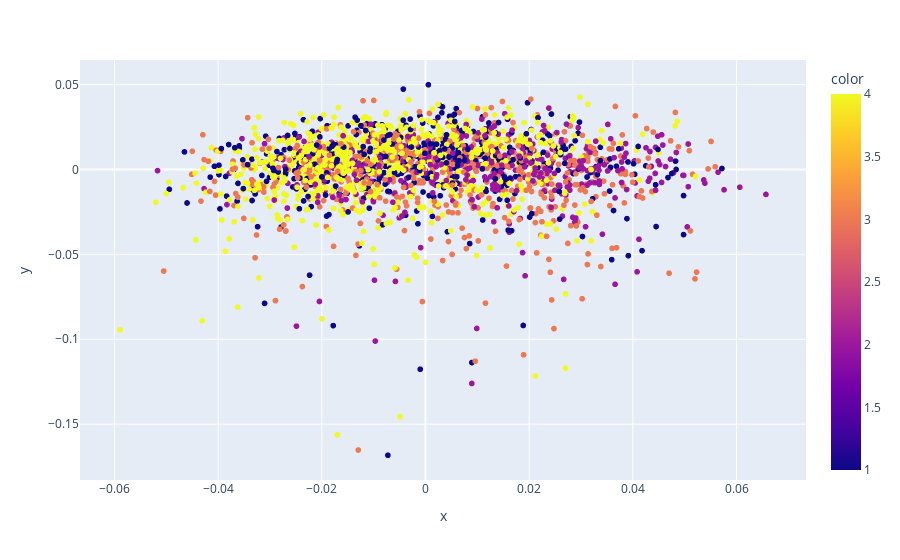

This figure's notebook cell:
### Code cell
ica = FastICA(n_components=8).fit_transform(X)
fig = px.scatter(x=ica[:, 0], y=ica[:, 1], color=y)
fig.show()

### Figure 1 — Plotly figure (JSON) as saved in the notebook; plotly's stock layout.template omitted (floating-point values rounded to 4 significant figures; data arrays with more than 128 entries replaced by an {"elided": "..."} marker saying what was removed)
{"data": [{"hovertemplate": "x=%{x}<br>y=%{y}<br>color=%{marker.color}<extra></extra>", "legendgroup": "", "marker": {"color": {"elided": "2282 float values"}, "coloraxis": "coloraxis", "symbol": "circle"}, "mode": "markers", "name": "", "showlegend": false, "x": {"elided": "2282 float values"}, "xaxis": "x", "y": {"elided": "2282 float values"}, "yaxis": "y", "type": "scattergl"}], "layout": {"xaxis": {"anchor": "y", "domain": [0.0, 1.0], "title": {"text": "x"}}, "yaxis": {"anchor": "x", "domain": [0.0, 1.0], "title": {"text": "y"}}, "coloraxis": {"colorbar": {"title": {"text": "color"}}, "colorscale": [[0.0, "#0d0887"], [0.1111, "#46039f"], [0.2222, "#7201a8"], [0.3333, "#9c179e"], [0.4444, "#bd3786"], [0.5556, "#d8576b"], [0.6667, "#ed7953"], [0.7778, "#fb9f3a"], [0.8889, "#fdca26"], [1.0, "#f0f921"]]}, "legend": {"tracegroupgap": 0}, "margin": {"t": 60}}}
